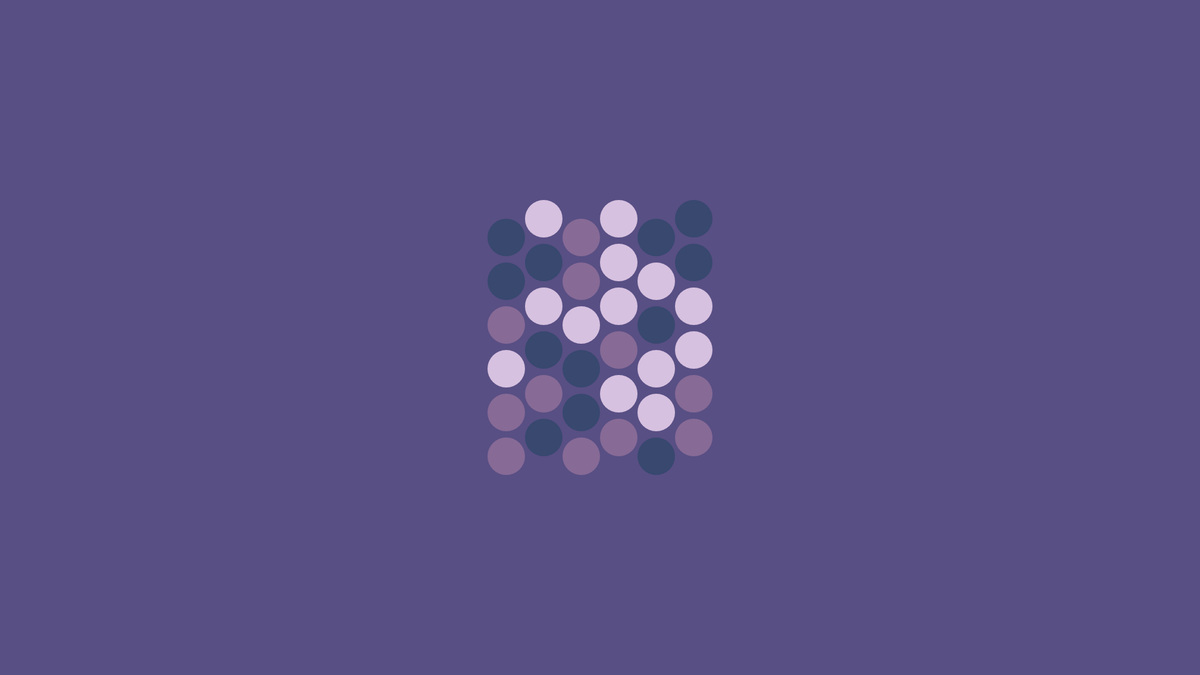
Frame 1 (no input)
Frame 60 (no input): identical to frame 1, image omitted
Frame 120 (the mouse pressed at the canvas centre since frame 60): identical to frame 1, image omitted

The p5.js sketch that drew this single still picture (run headless with seeded random() and noise() and a simulated clock; from frame 60 on, the mouse is pressed at the canvas centre):

// p5.js sketch
// ── sketch.js
var circles = [];
const SIZE_CIRCLE = 60;
const SPACE_BETWEEN = 10
const NUMBER_LINE = 6;
const NUMBER_COLUMN = 6;
const colors = [
  {
      backgroundColor:"#338275",
      circlesColors:["#1B515E", "#88B990", "#ABCD9E"]
  },
  {
      backgroundColor:"#456672",
      circlesColors:["#314357", "#E3B587", "#C98C70"]
  },
  {
      backgroundColor:"#584F84",
      circlesColors:["#38486F", "#876A96", "#D7C1E0"]
  },

]
var backgroundColor = "#C4C4C4"

function setup() {
  createCanvas(1920, 1080);
  var allWidth = (width - (NUMBER_COLUMN * SIZE_CIRCLE)) / 2;
  var allHeight = (height - ((NUMBER_LINE * SIZE_CIRCLE) + (NUMBER_LINE * SPACE_BETWEEN)-SPACE_BETWEEN)) /2;

  var offset = SIZE_CIRCLE/2;
  var randomColor = colors[Math.floor(random(0, colors.length))];

  backgroundColor = randomColor.backgroundColor;
  for(var i = 0; i < NUMBER_LINE; i++){
    for(var j = 0; j < NUMBER_COLUMN; j++){
      var spaceB = j < NUMBER_LINE ? SPACE_BETWEEN*i : 0;
      var randomColorCircle = randomColor.circlesColors[Math.floor(random(0, randomColor.circlesColors.length))]
      if(j%2 == 0){
        var temp = new Vehicle(allWidth + SIZE_CIRCLE/2 + j*SIZE_CIRCLE, allHeight +i*SIZE_CIRCLE + (SIZE_CIRCLE/2)+offset/2+spaceB, randomColorCircle)
      } else {
        var temp = new Vehicle(allWidth + SIZE_CIRCLE/2 + j*SIZE_CIRCLE, allHeight +i*SIZE_CIRCLE + (SIZE_CIRCLE/2)-(offset/2)+spaceB, randomColorCircle)
      }
      circles.push(temp)
    }
  }
}

function draw(){
  background(backgroundColor);
  circles.forEach((c)=>{
    c.display();
  })
}

function Vehicle(x, y, color){
  this.pos = createVector(x, y);
  this.color = color;

  this.display = function(){
    fill(this.color);
    noStroke();
    ellipse(this.pos.x, this.pos.y, SIZE_CIRCLE, SIZE_CIRCLE);
  }
}
